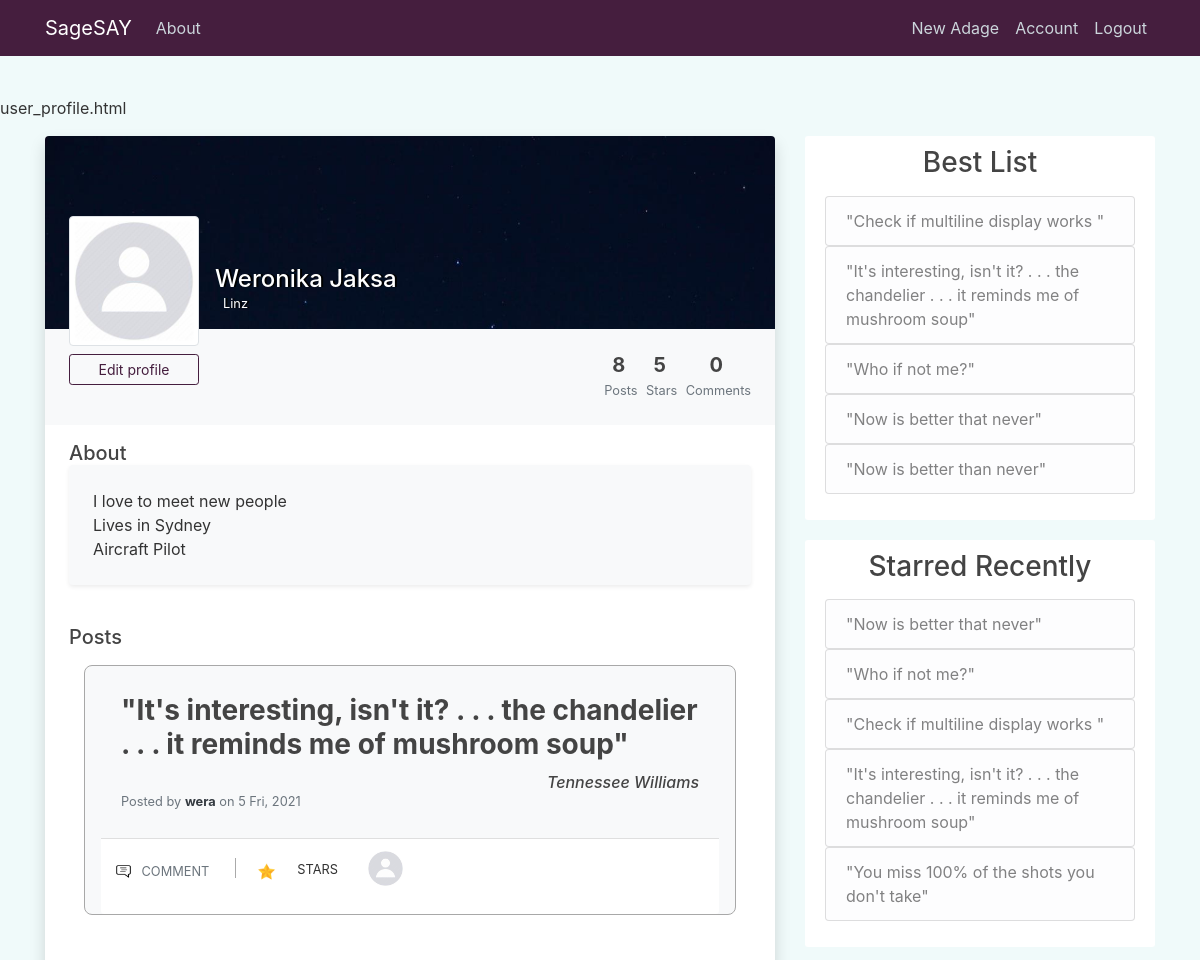
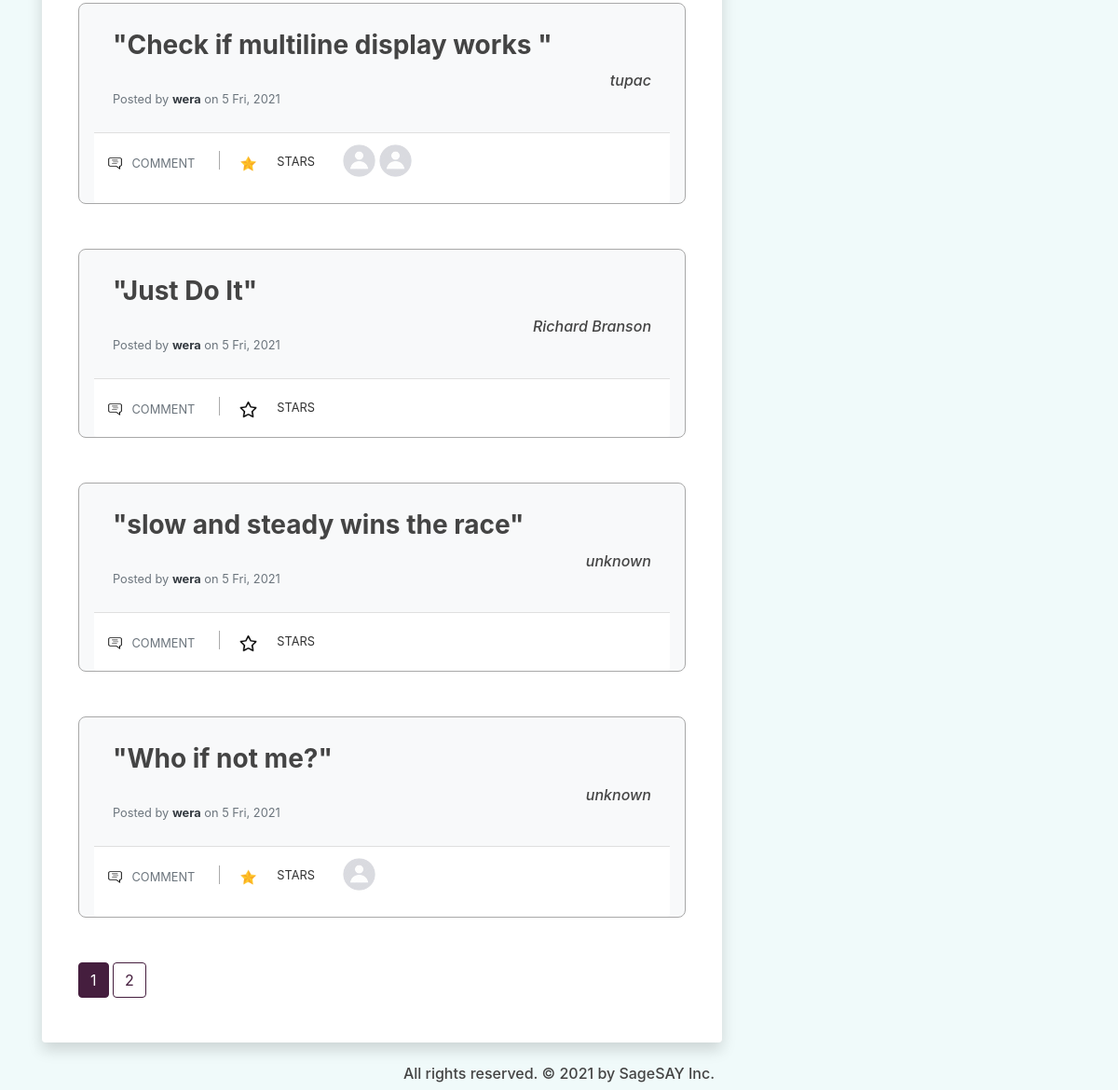
/user/wera (signed in), run on the app's committed database (2 pictures, top to bottom).
### quotes_app/models.py (models this page shows, shortened)
class User(db.Model, UserMixin):
    id = db.Column(db.Integer, primary_key=True)
    username = db.Column(db.String(20), unique=True, nullable=False)
    email = db.Column(db.String(120), unique=True, nullable=False)
    image_file = db.Column(db.String(20), nullable=False, default='default.jpg')
    password = db.Column(db.String(60), nullable=False)
    posts = db.relationship('Post', backref='posted_by', lazy=True)
    comments = db.relationship('Comment', backref='comment_author', lazy=True)
    likes = db.relationship('Like', backref='like_author', lazy=True)
    more_info = db.relationship('MoreInfoUser', backref='info_author', lazy=True)

class MoreInfoUser(db.Model):
    id = db.Column(db.Integer, primary_key=True)
    last_update = db.Column(db.DateTime, nullable=False, default=dt.utcnow)
    background_pic = db.Column(db.String(20), nullable=False, default='profile_bg.jpg')
    full_name = db.Column(db.String(120), nullable=False, default='Adam Smith')
    city = db.Column(db.String(90), nullable=False, default='Sydney')
    about = db.Column(db.Text, nullable=False, default='I love to meet new people<br>Lives in Sydney<br>Aircraft Pilot')
    user_id = db.Column(db.Integer, db.ForeignKey('user.id'), nullable=False)

class Post(db.Model):
    id = db.Column(db.Integer, primary_key=True)
    author = db.Column(db.String(100), nullable=False, default='Anonymous')
    content = db.Column(db.Text, nullable=False)
    date_posted = db.Column(db.DateTime, nullable=False, default=dt.utcnow)
    user_id = db.Column(db.Integer, db.ForeignKey('user.id'), nullable=False)
    comments = db.relationship('Comment', backref='comment_post', lazy=True)
    likes = db.relationship('Like', backref='like_post', lazy=True)

### quotes_app/users/routes.py (the view)
@users.route("/user/<string:username>", methods=['GET', 'POST'])
@login_required
def user_profile(username):
    page = request.args.get('page', 1, type=int)
    post_id = request.args.get('star', type=int)
    user = User.query.filter_by(username=username).first_or_404()
    about_user = MoreInfoUser.query.filter_by(info_author=user).first()
    if post_id:
        update_like_table(current_user, post_id)
    posts, num_posts, num_likes, num_comments = get_posts_num_plc(user)
    posts = posts.paginate(page=page, per_page=5)
    posts_data = prepare_posts_display(posts)
    best_posts = get_best_posts_user(user, 5)
    recent_stars = get_recent_stars_user(user, 5)
    background_image = url_for('static',
        filename='background_pics/' + about_user.background_pic)
    return render_template('user_profile.html', title=username, posts=posts,
        posts_data=posts_data, user=user, about_user=about_user,
        background_image=background_image, num_posts=num_posts,
        num_likes=num_likes, num_comments=num_comments, best_posts=best_posts,
        recent_stars=recent_stars)

### quotes_app/main/utils.py (called while the page is built)
def prepare_posts_display(posts):
    posts_data = []
    for post in posts.items:
        post_info = []
        likes = Like.query.filter_by(like_post=post).limit(8).all()
        for like in likes:
            post_info.append(User.query.get(like.user_id))
        post_info.append(post)
        starred = None
        if current_user.is_authenticated:
            starred = Like.query.filter_by(like_post=post, like_author=current_user).first()
        if starred:
            post_info.append(True)
        else:
            post_info.append(False)
        posts_data.append(post_info)
    return posts_data

### quotes_app/models.py (called while the page is built)
@login_manager.user_loader
def user_loader(user_id):
    return User.query.get(int(user_id))

### quotes_app/users/utils.py (called while the page is built)
def get_best_posts_user(user, size):
    posts = Like.query.with_entities(Like.post_id, func.count(Like.user_id))\
        .group_by(Like.post_id).order_by(func.count(Like.user_id).desc()).all()
    prep_posts = []
    for item in posts:
        post = Post.query.get(item[0])
        if post.posted_by == user:
            prep_posts.append(post)
        if len(prep_posts) == size:
            return prep_posts
    prep_posts = prep_posts + Post.query.filter(Post.user_id == user.id, Post.id.\
            notin_([item.id for item in prep_posts])).order_by(Post.date_posted).\
            limit(size-len(prep_posts)).all()
    return prep_posts

def get_recent_stars_user(user, size):
    likes = Like.query.filter_by(like_author=user).order_by(Like.date_like.desc()).limit(size).all()
    posts = []
    for like in likes:
        posts.append(Post.query.get(like.post_id))
    return posts

def get_posts_num_plc(user):
    posts = Post.query.filter_by(posted_by=user)\
    .order_by(Post.date_posted.desc())
    num_posts = posts.all()
    num_posts = len(num_posts)
    num_likes = len(Like.query.filter_by(like_author=user).all())
    num_comments = len(Comment.query.filter_by(comment_author=user).all())
    return posts, num_posts, num_likes, num_comments

### quotes_app/templates/user_profile.html (shortened to what this page needs)
{% extends "layout.html" %}
{% block content %}
<div class="col-md-8">
    <div class="mx-auto">
        <div class="bg-white shadow rounded overflow-hidden">
            <div class="px-4 pt-0 pb-4 cover" style="background-image: url('{{ background_image }}')">
                <div class="media align-items-end profile-head">
                    <div class="profile mr-3">
                        <img src="{{ url_for('static', filename='profile_pics/' + user.image_file) }}" alt="..." width="130" class="rounded mb-2 img-thumbnail img-profile">
                        {% if current_user == user %}
                            <a href="{{ url_for('users.update_profile', username=user.username) }}" class="btn btn-outline-violet btn-sm btn-block">Edit profile</a>
                        {% endif %}
                        </div>
                    <div class="media-body mb-5">
                        <h4 class="mt-0 mb-0 text-white name-city-shadow">{{ about_user.full_name }}</h4>
                        <p class="small mb-4 text-white name-city-shadow"> {{ about_user.city }}</p>
                    </div>
                </div>
            </div>
            <div class="bg-light p-4 d-flex justify-content-end text-center">
                <ul class="list-inline mb-0">
                    <li class="list-inline-item">
                        <h5 class="font-weight-bold mb-0 d-block">{{ num_posts }}</h5><small class="text-muted"> Posts</small>
                    </li>
                    <li class="list-inline-item">
                        <h5 class="font-weight-bold mb-0 d-block">{{ num_likes }}</h5><small class="text-muted"> Stars</small>
                    </li>
                    <li class="list-inline-item">
                        <h5 class="font-weight-bold mb-0 d-block">{{ num_comments }}</h5><small class="text-muted"> Comments</small>
                    </li>
                </ul>
            </div>
            <div class="px-4 py-3">
                <h5 class="mb-0">About</h5>
                <div class="p-4 rounded shadow-sm bg-light">
                    {{ about_user.about|safe }}
                </div>
            </div>
            <div class="py-4 px-4">
                <div class="d-flex align-items-center justify-content-between mb-3">
                    <h5 class="mb-0">Posts</h5>
                </div>
                <div class="container">
                    {% for post in posts_data %}
                        <div class="card bg-light mb-5 border-5 pt-2 active pb-0 px-3">
                            <div class="card-body ">
                                <div class="row">
                                    <div class="col-12 link-post-content">
                                        <a href="#"><h3 class="card-title "><b>"{{ post[-2].content }}"</b></h3></a>
                                    </div>
                                    <div class="col-12 d-flex justify-content-end text-center">
                                        <h6><i>{{ post[-2].author }}</i></h6>
                                    </div>
                                    <div class="col">
                                        <h6 class="card-subtitle mb-2 text-muted">
                                            <p class="card-text text-muted small"> Posted by <a href="{{ url_for('users.user_profile', username=post[-2].posted_by.username) }}" class="font-weight-bold text-dark"> {{ post[-2].posted_by.username }}</a> on {{ post[-2].date_posted.strftime('%-d %a, %Y') }}</p>
                                        </h6>
                                    </div>
                                </div>
                            </div>
                            <div class="card-footer bg-white px-0 ">
                                <div class="row">
                                    <div class="col-md-auto ">
                                        <a href="#" class="btn btn-outlined btn-black text-muted bg-transparent" data-wow-delay="0.7s">
                                            <img src="{{ url_for('static', filename='comment.png') }}" class="mr-1 " width="19" height="19">
                                            <small>COMMENT</small>
                                        </a>
                                        <a href="{{ url_for('users.user_profile', username=user.username, page=posts.page, star=post[-2].id) }}" class="btn btn-outlined btn-black text-muted bg-transparent" data-wow-delay="0.7s">
                                            {% if post[-1] == True %}
                                                <img src="{{ url_for('static', filename='christmas-star.png') }}" class="mr-1" width="19" height="19">
                                            {% else %}
                                                <img src="{{ url_for('static', filename='star.png') }}" class="mr-1" width="19" height="19">
                                            {% endif %}
                                        </a>
                                        <small>STARS</small>
                                    </div>
                                    <div class="col-md-auto ">
                                        <ul class="list-inline">
                                            {% for user in post[:-2] %}
                                            <li class="list-inline-item">
                                                <a href="{{ url_for('users.user_profile', username=user.username) }}">
                                                    <img src="{{ url_for('static', filename='profile_pics/' + user.image_file) }}" alt="DP" class=" rounded-circle" width="35" height="35">
                                                </a>
                                            </li>
                                            {% endfor %}
                                        </ul>
                                    </div>
                                </div>
                            </div>
                        </div>
                    {% endfor %}
                    {% for page_num in posts.iter_pages(left_edge=1, right_edge=1, left_current=1, right_current=2) %}
                    {% if page_num %}
                        {% if posts.page == page_num %}
                        <a class="btn btn-violet mb-4" href="{{ url_for('users.user_profile', username=user.username, page=page_num) }}">{{ page_num }}</a>
                        {% else %}
                            <a class="btn btn-outline-violet mb-4" href="{{ url_for('users.user_profile', username=user.username, page=page_num) }}">{{ page_num }}</a>
                        {% endif %}
                    {% else %}
                        ...
                    {% endif %}
                    {% endfor %}
                </div>
            </div>
        </div>
    </div>
</div>
<div class="col-md-4">
    <div class="content-section">
        <div class="mb-3 text-center">
            <h3>Best List</h3>
        </div>
        <ul class="list-group">
            {% if not best_posts %}
                {% if current_user == user %}
                    <a href="{{ url_for('posts.new_post') }}"><li class="list-group-item list-group-item-light">No Adages. Add one.</li></a>
                {% else %}
                    <li class="list-group-item list-group-item-light">No Adages to show.</li>
                {% endif %}
                    {% else %}
                {% for post in best_posts %}
                    <a href="#"><li class="list-group-item list-group-item-light">"{{ post.content }}"</li></a>
                {% endfor %}
            {% endif %}
        </ul>
    </div>
    <div class="content-section">
        <div class="mb-3 text-center">
            <h3>Starred Recently</h3>
        </div>
        <ul class="list-group">
            {% if not recent_stars %}
                {% if current_user == user %}
                    <a href="{{ url_for('main.home') }}"><li class="list-group-item list-group-item-light">No Adages. Give one a star.</li></a>
                {% else %}
                    <li class="list-group-item list-group-item-light">No Adages to show.</li>
                {% endif %}
            {% else %}
                {% for post in recent_stars %}
                <a href="#"><li class="list-group-item list-group-item-light">"{{ post.content }}"</li></a>
                {% endfor %}
            {% endif %}
        </ul>
    </div>
</div>
{% endblock content %}

### quotes_app/templates/layout.html (shortened to what this page needs)
<!doctype html>
<html lang="en">
  <head>
    <link rel="stylesheet" href="https://stackpath.bootstrapcdn.com/bootstrap/4.3.1/css/bootstrap.min.css">
    <link rel="stylesheet" type="text/css" href="{{ url_for('static', filename='main.css') }}">
  </head>
  <body>
    <header class="site-header">
        <nav class="navbar navbar-expand-md navbar-dark bg-violet fixed-top">
            <div class="container">
                <a class="navbar-brand" href="{{ url_for('main.home') }}">SageSAY</a>
                <div class="collapse navbar-collapse" id="navbarNav">
                    <div class="navbar-nav mr-auto">
                        <a class="nav-item nav-link" href="#">About</a>
                    </div>
                    <div class="navbar-nav">
                        {% if current_user.is_authenticated %}
                            <a class="nav-item nav-link" href="{{ url_for('posts.new_post') }}">New Adage</a>
                            <a class="nav-item nav-link" href="{{ url_for('users.user_profile', username=current_user.username) }}">Account</a>
                            <a class="nav-item nav-link" href="{{ url_for('users.logout') }}">Logout</a>
                        {% else %}
                            <a class="nav-item nav-link" href="{{ url_for('users.login') }}">Login</a>
                            <a class="nav-item nav-link" href="{{ url_for('users.register') }}">Register</a>
                        {% endif %}
                    </div>
                </div>
            </div>
        </nav>
    </header>
    <p>{{ self._TemplateReference__context.name }}</p>
    <main role="main" class="container mt-80">
        <div class="row justify-content-center">
            {% block content %}{% endblock content %}
        </div>
    </main>
    <div class="footer pt-4">
        <h6 class="mx-auto">All rights reserved. &#169; 2021 by SageSAY Inc.</h6>
    </div>
  </body>
</html>

### quotes_app/static/main.css (style rules this page uses)
body { background: #f0fafa; color: #333333; margin-top: 6rem; }
h1, h2, h3, h4, h5, h6 { color: #444444; }
.name-city-shadow { text-shadow: 2px 0 0 black; }
.bg-violet { background-color: #451e3e; }
.btn-outline-violet { color: #451e3e; border-color: #451e3e; }
.btn-violet { color: white; border-color: #451e3e; background-color: #451e3e; }
.list-group a { text-decoration: none; }
.link-post-content a { color: #444444; text-decoration: none; }
.site-header .navbar-nav .nav-link { color: #cbd5db; }
.content-section { background: #ffffff; padding: 10px 20px; border-radius: 3px; margin-bottom: 20px; }
.footer { width: 100%; text-align: center; }
.card { background: #451e3e; padding: 10px 20px; border: 1px solid #A8A8A8; border-radius: 8px; margin-bottom: 20px; }
.profile-head { transform: translateY(5rem) }
.cover { background-size: cover; background-repeat: no-repeat; }
.img-profile { cursor: pointer; overflow: visible }
.list-inline-item:not(:last-child) { margin-right: 0px; }

### data on the page
User: image_file (picture), content "It's interesting, isn't it? . . . the chandelier . . . it reminds me of mushroom soup", author "Tennessee Williams", username "wera", date_posted "5 Fri, 2021", content "Who if not me?", author "unknown"
MoreInfoUser: full_name "Weronika Jaksa", city "Linz", about "I love to meet new people Lives in Sydney Aircraft Pilot"
User: content "Check if multiline display works", author "tupac", username "wera", date_posted "5 Fri, 2021", image_file (placeholder picture)
Post: content "Just Do It", author "Richard Branson", username "wera", date_posted "5 Fri, 2021"
Post: content "slow and steady wins the race", author "unknown", username "wera", date_posted "5 Fri, 2021"
Post: content "Check if multiline display works"
Post: content "It's interesting, isn't it? . . . the chandelier . . . it reminds me of mushroom soup"
Post: content "Who if not me?"
Post: content "Now is better that never"
Post: content "Now is better than never"
Post: content "You miss 100% of the shots you don't take"

### other printed values
{{ self._TemplateReference__context.name }} "user_profile.html"
{{ num_posts }} "8"
{{ num_likes }} "5"
{{ num_comments }} "0"
{{ page_num }} "1"
{{ page_num }} "2"
